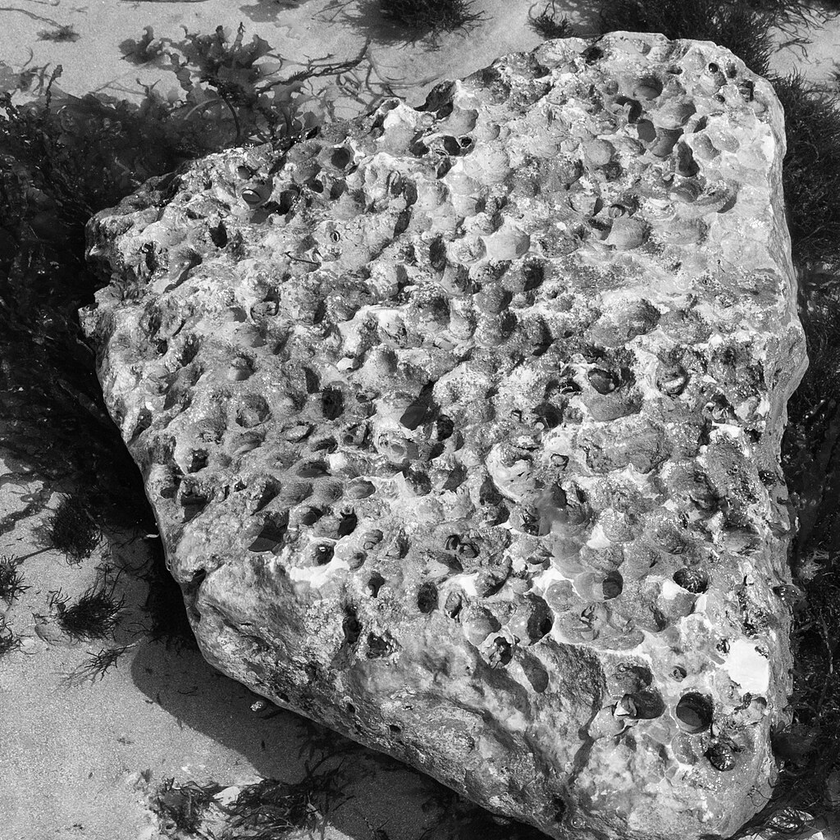
#> input picture Assignment 1/images/p2/cover_textured.png, 840 x 840 px, shrunk from 1024 x 1024 before the run, found by its file name; the run also reads 1 picture not shown here
$ python Q2.py
#> lines starting #> are read from the running program, lines starting #| are printed output that depends on the picture; after the words box and inside, x2 and y2 are one past the last pixel; in counts of white or black regions, pixels touching at a corner belong together; long printed decimals are rounded
"""
Q2 Complete — Bit-plane slicing and steganography.
Generates every figure and metric needed for the report.
"""

import numpy as np
import os
import matplotlib
matplotlib.use("Agg")
import matplotlib.pyplot as plt
from PIL import Image
import io

# ─────────────────────────────────────────────
# Output directory
# ─────────────────────────────────────────────
OUT = "q2_outputs"
os.makedirs(OUT, exist_ok=True)

def save(fig, name):
    fig.savefig(os.path.join(OUT, name), dpi=150, bbox_inches="tight")
    plt.close(fig)
    print(f"  saved {name}")


# ─────────────────────────────────────────────
# Core functions
# ─────────────────────────────────────────────

def bit_planes(img):
    """Return all 8 bit planes, index 0 = LSB, index 7 = MSB."""
    return np.array([(img >> i) & 1 for i in range(8)], dtype=np.uint8)


def reconstruct(planes, keep):
    """Rebuild from the top `keep` planes (MSB side)."""
    res = np.zeros_like(planes[0], dtype=np.uint8)
    for i in range(8 - keep, 8):
        res += planes[i] << i
    return res


def gray_encode(img):
    return np.bitwise_xor(img, img >> 1)


# [8 lines left out: function gray_decode, not called in this run]


def embed_lsb(cover, bits, plane=0):
    stego = cover.copy().flatten().astype(np.uint8)
    mask = np.uint8(255 - (1 << plane))
    n = len(bits)
    stego[:n] = (stego[:n] & mask) | (bits.astype(np.uint8) << plane)
    return stego.reshape(cover.shape)


def extract_lsb(stego, n, plane=0):
    return (stego.flatten()[:n] >> plane) & 1


def embed_robust(cover, bits, delta=2, block_size=32, **kw):
    """
    Embed by adding ±delta to every pixel in a 32×32 block.
    delta=2  →  MSE=4  →  PSNR ≈ 42.1 dB  (meets ≥ 40 dB requirement).
    Noise averaging over block_size² = 1024 pixels means σ_eff = σ/√1024,
    so the signal (delta=2) dominates noise even at σ=5  (σ_eff ≈ 0.156).
    """
    stego = cover.copy().astype(np.float64)
    cols_per_row = cover.shape[1] // block_size
    for i, bit in enumerate(bits):
        r = (i // cols_per_row) * block_size
        c = (i % cols_per_row) * block_size
        sign = 1 if bit == 1 else -1
        stego[r:r+block_size, c:c+block_size] += sign * delta
    return np.clip(stego, 0, 255).astype(np.uint8)


def extract_robust(stego, cover, n, block_size=32, **kw):
    """Cover-assisted decoder: compare block means to original."""
    bits = []
    cols_per_row = stego.shape[1] // block_size
    sf = stego.astype(np.float64)
    cf = cover.astype(np.float64)
    for i in range(n):
        r = (i // cols_per_row) * block_size
        c = (i % cols_per_row) * block_size
        diff = np.mean(sf[r:r+block_size, c:c+block_size] -
                       cf[r:r+block_size, c:c+block_size])
        bits.append(1 if diff > 0 else 0)
    return np.array(bits, dtype=np.uint8)


# ── supplied channel functions (do not modify) ──────────────────────────────

def degrade_gaussian(img, sigma, rng=None):
    rng = rng or np.random.default_rng(0)
    return np.clip(
        np.round(img.astype(np.float64) + rng.normal(0, sigma, img.shape)),
        0, 255).astype(np.uint8)


def degrade_jpeg(img, quality):
    buf = io.BytesIO()
    Image.fromarray(img).save(buf, format="JPEG", quality=quality)
    buf.seek(0)
    return np.asarray(Image.open(buf).convert("L"))


def ber(a, b):
    return float(np.mean(a != b))


def psnr(a, b, peak=255.0):
    mse = np.mean((a.astype(np.float64) - b.astype(np.float64)) ** 2)
    return float("inf") if mse == 0 else 10 * np.log10(peak * peak / mse)


# ─────────────────────────────────────────────
# Load images
# ─────────────────────────────────────────────
tex_path    = "Assignment 1/images/p2/cover_textured.png"
smooth_path = "Assignment 1/images/p2/cover_smooth.png"
stego_path  = "Assignment 1/images/p2/decode_me.png"

tex_cover    = np.array(Image.open(tex_path).convert("L"))
#> tex_cover is the input picture: shape (840, 840); min 0, max 255, mean 120.8
smooth_cover = np.array(Image.open(smooth_path).convert("L"))
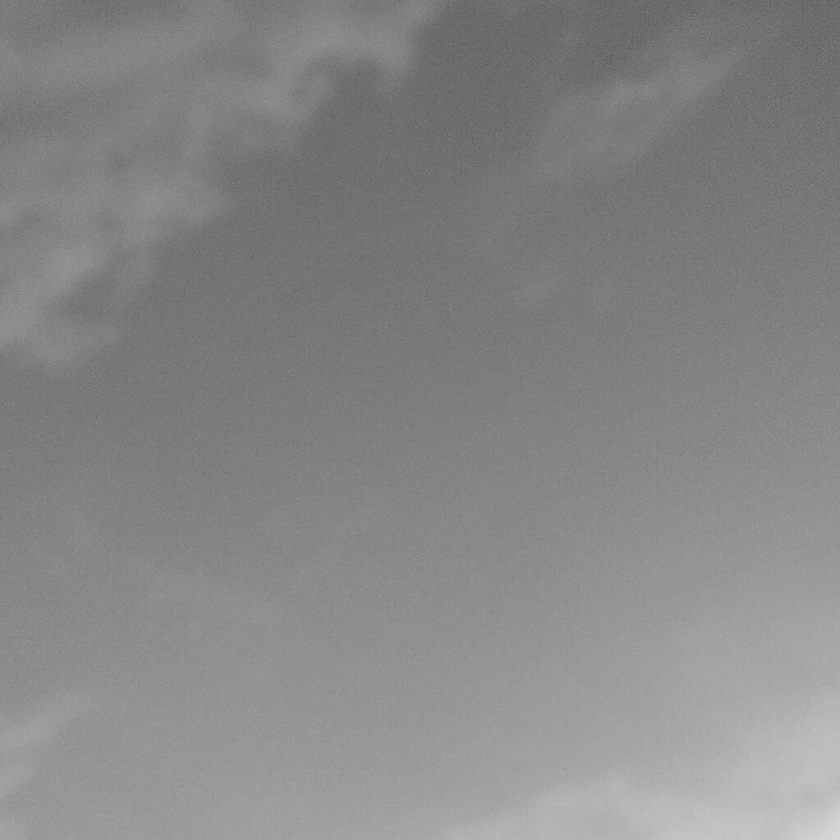
#> input picture Assignment 1/images/p2/cover_smooth.png, 840 x 840 px, shrunk from 1024 x 1024 before the run, found by its file name
#> smooth_cover is the input picture: shape (840, 840); min 88, max 218, mean 134.5
stego_img    = np.array(Image.open(stego_path).convert("L"))

print("Images loaded:", tex_cover.shape, smooth_cover.shape, stego_img.shape)
#| Images loaded: (840, 840) (840, 840) (840, 840)

# ═══════════════════════════════════════════════════════════════════
# 2.1  Decomposition
# ═══════════════════════════════════════════════════════════════════
print("\n─── 2.1 Decomposition ───")

# ── (A) Eight bit-plane display ─────────────────────────────────────
planes = bit_planes(tex_cover)

fig, axes = plt.subplots(2, 4, figsize=(14, 7))
fig.suptitle("Bit planes of textured cover  (0 = LSB, 7 = MSB)", fontsize=13)
for i in range(8):
    ax = axes[i // 4, i % 4]
    ax.imshow(planes[i], cmap="gray", vmin=0, vmax=1)
    ax.set_title(f"Plane {i}", fontsize=10)
    ax.axis("off")
plt.tight_layout()
save(fig, "2_1_A_bit_planes.png")

# ── (B) PSNR vs number of top planes ────────────────────────────────
psnrs = []
ns = list(range(1, 9))
print("\nPSNR — top n planes:")
for n in ns:
    rebuilt = reconstruct(planes, n)
    p = psnr(tex_cover, rebuilt)
    psnrs.append(p if np.isfinite(p) else 100.0)
    tag = f"{p:.2f} dB" if np.isfinite(p) else "∞ (perfect)"
    print(f"  n={n}: {tag}")
#> this loop made 8 passes
#> (mse in psnr, p, tag) on passes 1 to 8: (4162.9, 11.94, '11.94 dB'), (1327.4, 16.9, '16.90 dB'), (327.6, 22.98, '22.98 dB'), (77.87, 29.22, '29.22 dB'), (17.54, 35.69, '35.69 dB'), (3.5, 42.69, '42.69 dB'), (0.499, 51.15, '51.15 dB'), (0, inf, '∞ (perfect)')
#> (printed output is left out)
#> pass 1, `rebuilt = reconstruct(planes, n)`:
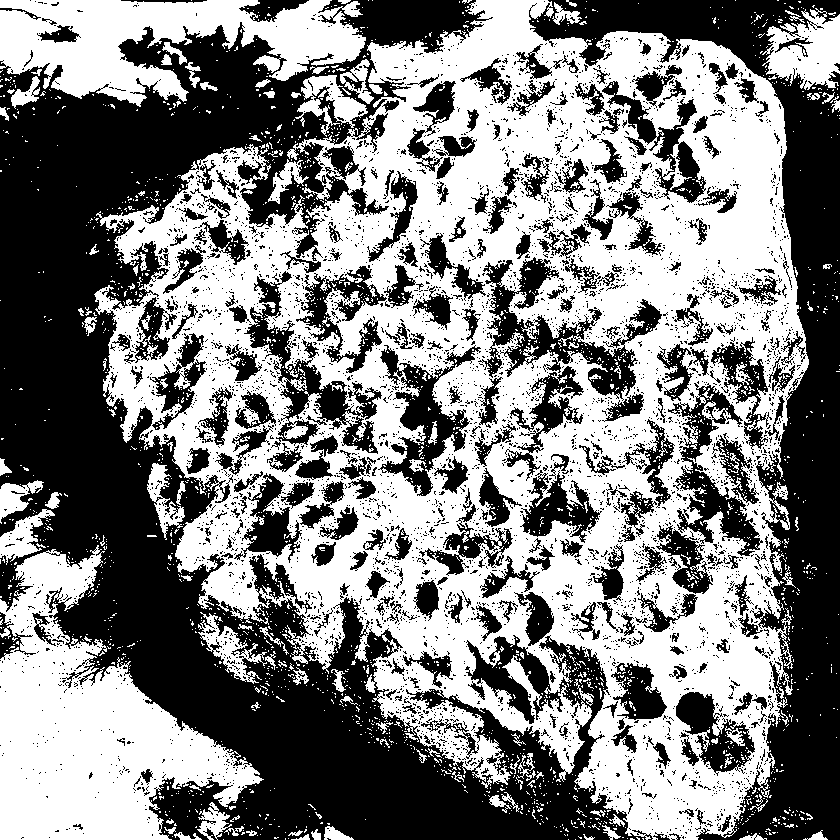
#> rebuilt: shape (840, 840); values 0 (black) and 128 (white), 51.1% white; 4647 black regions (4341 under 20 px), largest, box (x1, y1, x2, y2) and area: (0, 0, 653, 840) 173882, (529, 0, 840, 840) 55951, (478, 257, 662, 401) 7338
#> after the loop, psnrs = [11.94, 16.9, 22.98, 29.22, 35.69, 42.69, 51.15, 100]

# Measure per-plane gain
gains = np.diff(psnrs)
#> gains = [4.96, 6.08, 6.24, 6.47, 7, 8.46, 48.85]
print(f"\nPer-plane PSNR gain (dB): {gains}")
#| Per-plane PSNR gain (dB): [ 4.964  6.077  6.240  6.473  6.997  8.461
#|  48.851]
print(f"Mean gain: {gains.mean():.2f} dB  (≈ 6.02 dB ≈ 20·log10(2), one bit of dynamic range)")
#| Mean gain: 12.58 dB  (≈ 6.02 dB ≈ 20·log10(2), one bit of dynamic range)

fig, ax = plt.subplots(figsize=(7, 4))
ax.plot(ns, psnrs, marker="o", color="steelblue", linewidth=2)
for n, p in zip(ns, psnrs):
    label = "∞" if p == 100.0 else f"{p:.1f}"
    ax.annotate(label, (n, p), textcoords="offset points", xytext=(4, 4), fontsize=8)
#> this loop made 8 passes
#> (p, label) on passes 1 to 8: (11.94, '11.9'), (16.9, '16.9'), (22.98, '23.0'), (29.22, '29.2'), (35.69, '35.7'), (42.69, '42.7'), (51.15, '51.1'), (100, '∞')
ax.set_xlabel("Number of top planes kept (n)")
ax.set_ylabel("PSNR (dB)")
ax.set_title("Reconstruction PSNR vs top-n planes")
ax.set_xticks(ns)
ax.grid(True, alpha=0.4)
plt.tight_layout()
save(fig, "2_1_B_psnr_vs_n.png")

# ── (C) Ramp vs Gray-coded ramp bit planes ──────────────────────────
ramp      = np.tile(np.arange(256, dtype=np.uint8), (256, 1))
gray_ramp = gray_encode(ramp)

ramp_planes = bit_planes(ramp)
gray_planes = bit_planes(gray_ramp)

fig, axes = plt.subplots(2, 8, figsize=(20, 5))
fig.suptitle("Ramp bit planes — Binary (top) vs Gray code (bottom)", fontsize=12)
for i in range(8):
    axes[0, i].imshow(ramp_planes[i], cmap="gray", aspect="auto", vmin=0, vmax=1)
    axes[0, i].set_title(f"P{i}", fontsize=9)
    axes[0, i].axis("off")
    axes[1, i].imshow(gray_planes[i], cmap="gray", aspect="auto", vmin=0, vmax=1)
    axes[1, i].set_title(f"P{i}", fontsize=9)
    axes[1, i].axis("off")
axes[0, 0].set_ylabel("Binary", fontsize=10, visible=True)
axes[1, 0].set_ylabel("Gray", fontsize=10, visible=True)
plt.tight_layout()
save(fig, "2_1_C_ramp_vs_gray.png")

# Side-by-side of low planes only (most informative for report)
fig, axes = plt.subplots(2, 4, figsize=(12, 6))
fig.suptitle("Low bit planes 0–3: Binary ramp (top) vs Gray ramp (bottom)", fontsize=12)
for i in range(4):
    axes[0, i].imshow(ramp_planes[i], cmap="gray", aspect="auto", vmin=0, vmax=1)
    axes[0, i].set_title(f"Plane {i}")
    axes[0, i].axis("off")
    axes[1, i].imshow(gray_planes[i], cmap="gray", aspect="auto", vmin=0, vmax=1)
    axes[1, i].set_title(f"Plane {i}")
    axes[1, i].axis("off")
axes[0, 0].set_ylabel("Binary", fontsize=11)
axes[1, 0].set_ylabel("Gray", fontsize=11)
plt.tight_layout()
save(fig, "2_1_C_low_planes_detail.png")
#> call 4 of save, with name = '2_1_C_low_planes_detail.png'
#> in save (call 4), `fig.savefig(os.path.join(OUT, name), dpi=150, bbox_inches="tight")`:
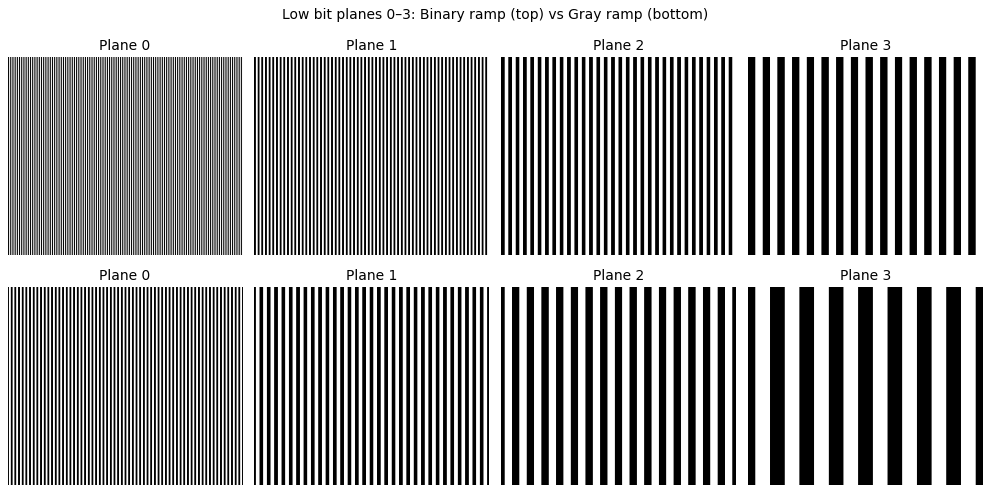
#> figure drawn by matplotlib, 8 panels

print("\n2.1 done.")

# ═══════════════════════════════════════════════════════════════════
# 2.2  Hide and recover a payload
# ═══════════════════════════════════════════════════════════════════
print("\n─── 2.2 Hide and recover ───")

# ── (A) Decode the stego image ──────────────────────────────────────
header = extract_lsb(stego_img, 24)
#> header = 24 values, max 1 at index 0, min 0 at index 2, mean 0.375

sync     = header[0:8]
#> sync = [1, 1, 0, 0, 1, 0, 0, 0]
h_bits   = header[8:16]
#> h_bits = [1, 1, 0, 0, 0, 1, 0, 0]
w_bits   = header[16:24]
#> w_bits = [0, 1, 1, 0, 0, 0, 0, 1]

payload_h = int("".join(str(b) for b in h_bits), 2)
payload_w = int("".join(str(b) for b in w_bits), 2)

print(f"Sync marker  : {sync}  (expected 10101010)")
#| Sync marker  : [1 1 0 0 1 0 0 0]  (expected 10101010)
print(f"Payload size : {payload_h} × {payload_w} pixels")
#| Payload size : 196 × 97 pixels

total_bits  = 24 + payload_h * payload_w
#> total_bits = 19036
all_bits    = extract_lsb(stego_img, total_bits)
#> all_bits = 19036 values, max 1 at index 0, min 0 at index 2, mean 0.5
payload_bits = all_bits[24:]
#> payload_bits = 19012 values, max 1 at index 0, min 0 at index 1, mean 0.5
payload_img  = (payload_bits.reshape((payload_h, payload_w)) * 255).astype(np.uint8)
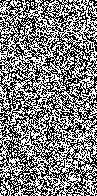
#> payload_img: shape (196, 97); 50% white; black in thin lines or dots

Image.fromarray(payload_img).save(os.path.join(OUT, "2_2_A_recovered_payload.png"))
print("  saved 2_2_A_recovered_payload.png")

fig, ax = plt.subplots(figsize=(5, 5))
ax.imshow(payload_img, cmap="gray")
ax.set_title(f"Recovered payload  ({payload_h}×{payload_w})")
ax.axis("off")
plt.tight_layout()
save(fig, "2_2_A_recovered_payload_display.png")

# ── (B) PSNR and difference map ─────────────────────────────────────
stego_psnr_val = psnr(tex_cover, stego_img)
#> stego_psnr_val = 74.59
print(f"\nPSNR(tex_cover, stego_img) = {stego_psnr_val:.2f} dB")
#| PSNR(tex_cover, stego_img) = 74.59 dB
print("  Invisible to the naked eye (PSNR > 50 dB is imperceptible).")

diff_raw = np.abs(tex_cover.astype(int) - stego_img.astype(int))
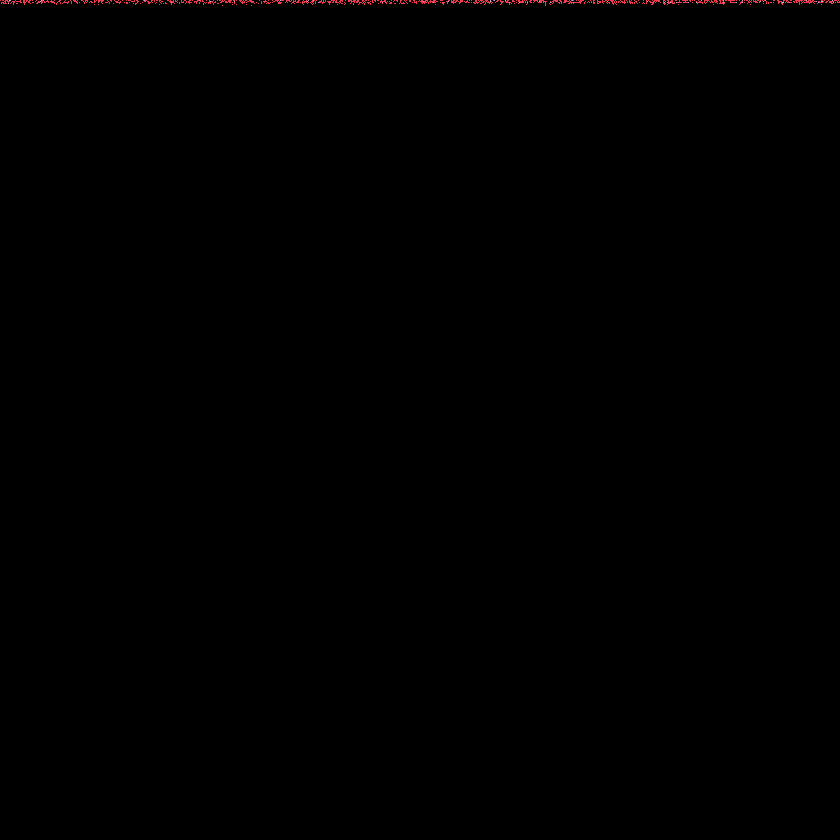
#> diff_raw: shape (840, 840) int64; 3 distinct labels, from 0 to 2; one colour per label, 0 black
diff_map = (diff_raw * 255).astype(np.uint8)          # 0 or 255 (only ±1 changes)

changed_pixels = int(np.sum(diff_raw > 0))
#> changed_pixels = 1419
total_pixels   = tex_cover.size
print(f"  Changed pixels: {changed_pixels:,} / {total_pixels:,}  "
      f"({100*changed_pixels/total_pixels:.2f}%)")
#|   Changed pixels: 1,419 / 705,600  (0.20%)

fig, axes = plt.subplots(1, 3, figsize=(14, 5))
fig.suptitle("2.2 — Stego analysis", fontsize=13)
axes[0].imshow(tex_cover, cmap="gray"); axes[0].set_title("Clean cover"); axes[0].axis("off")
axes[1].imshow(stego_img, cmap="gray"); axes[1].set_title(f"Stego  (PSNR {stego_psnr_val:.1f} dB)"); axes[1].axis("off")
axes[2].imshow(diff_map,  cmap="hot");  axes[2].set_title("Difference map (×255)"); axes[2].axis("off")
plt.tight_layout()
save(fig, "2_2_B_psnr_and_diff_map.png")

Image.fromarray(diff_map).save(os.path.join(OUT, "2_2_B_difference_map.png"))
print("  saved 2_2_B_difference_map.png")

# ── (C) Textured vs Smooth hiding quality ───────────────────────────
#
# The spec says PSNR alone is not sufficient — add local variance and
# LSB-plane entropy comparisons.

np.random.seed(42)
dummy_payload = np.random.randint(0, 2, 256 * 256, dtype=np.uint8)

tex_stego    = embed_lsb(tex_cover,    dummy_payload)
#> in embed_lsb, `mask = np.uint8(255 - (1 << plane))`: mask = 254
#> in embed_lsb, `n = len(bits)`: n = 65536
smooth_stego = embed_lsb(smooth_cover, dummy_payload)

psnr_tex    = psnr(tex_cover,    tex_stego)
#> psnr_tex = 61.45
psnr_smooth = psnr(smooth_cover, smooth_stego)
#> psnr_smooth = 61.49

# Local 8×8 block variance — measures how "textured" the cover is
def local_variance_map(img, blk=8):
#> called with blk = 8
    H, W = img.shape
    vm = np.zeros((H // blk, W // blk))
#> vm: shape (105, 105) float64; every value is 0
    for i in range(H // blk):
        for j in range(W // blk):
            vm[i, j] = np.var(img[i*blk:(i+1)*blk, j*blk:(j+1)*blk].astype(float))
    return vm

var_tex    = local_variance_map(tex_cover)
var_smooth = local_variance_map(smooth_cover)
#> call 2 of local_variance_map, with blk = 8
#> after the loop in local_variance_map (call 2), `for i in range(H // blk):`:
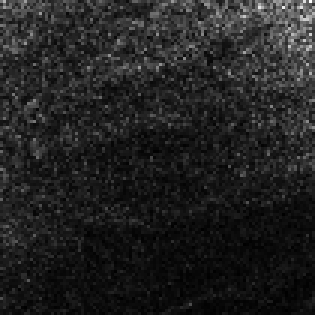
#> vm: shape (105, 105) float64 (shown 3 times larger); min 0.726, max 43.31, mean 6.4; drawn with min black and max white

# LSB entropy (before and after)
def lsb_entropy(img):
    lsb = img.flatten() & 1
    p1  = lsb.mean()
#> p1 = 0.499
    p0  = 1 - p1
#> p0 = 0.501
    if p0 == 0 or p1 == 0:
        return 0.0
    return -(p0 * np.log2(p0) + p1 * np.log2(p1))

print(f"\nLSB entropy — textured cover  : {lsb_entropy(tex_cover):.4f} bits")
#| LSB entropy — textured cover  : 1.0000 bits
print(f"LSB entropy — smooth cover    : {lsb_entropy(smooth_cover):.4f} bits")
#| LSB entropy — smooth cover    : 1.0000 bits
print(f"LSB entropy — textured stego  : {lsb_entropy(tex_stego):.4f} bits")
#| LSB entropy — textured stego  : 1.0000 bits
print(f"LSB entropy — smooth stego    : {lsb_entropy(smooth_stego):.4f} bits")
#| LSB entropy — smooth stego    : 1.0000 bits
print(f"\nPSNR textured stego : {psnr_tex:.2f} dB")
#| PSNR textured stego : 61.45 dB
print(f"PSNR smooth stego   : {psnr_smooth:.2f} dB")
#| PSNR smooth stego   : 61.49 dB
print(f"Mean local var — textured : {var_tex.mean():.1f}")
#| Mean local var — textured : 1022.0
print(f"Mean local var — smooth   : {var_smooth.mean():.1f}")
#| Mean local var — smooth   : 6.4

# Visual evidence panel
fig, axes = plt.subplots(2, 3, figsize=(15, 10))
fig.suptitle("Textured vs Smooth as hiding place", fontsize=13)

axes[0, 0].imshow(tex_cover,  cmap="gray"); axes[0, 0].set_title("Textured cover"); axes[0, 0].axis("off")
axes[0, 1].imshow(tex_stego,  cmap="gray"); axes[0, 1].set_title(f"Textured stego (PSNR {psnr_tex:.1f} dB)"); axes[0, 1].axis("off")
im0 = axes[0, 2].imshow(var_tex,  cmap="inferno"); axes[0, 2].set_title("Local variance (textured)"); axes[0, 2].axis("off")
plt.colorbar(im0, ax=axes[0, 2], fraction=0.046)

axes[1, 0].imshow(smooth_cover, cmap="gray"); axes[1, 0].set_title("Smooth cover"); axes[1, 0].axis("off")
axes[1, 1].imshow(smooth_stego, cmap="gray"); axes[1, 1].set_title(f"Smooth stego (PSNR {psnr_smooth:.1f} dB)"); axes[1, 1].axis("off")
im1 = axes[1, 2].imshow(var_smooth, cmap="inferno"); axes[1, 2].set_title("Local variance (smooth)"); axes[1, 2].axis("off")
plt.colorbar(im1, ax=axes[1, 2], fraction=0.046)

plt.tight_layout()
save(fig, "2_2_C_textured_vs_smooth.png")

# LSB-plane visualisation — shows structure introduced in smooth image
lsb_tex_before    = tex_cover & 1
#> lsb_tex_before: shape (840, 840); values 0 (black) and 1 (white), 49.9% white in thin lines or dots
lsb_smooth_before = smooth_cover & 1
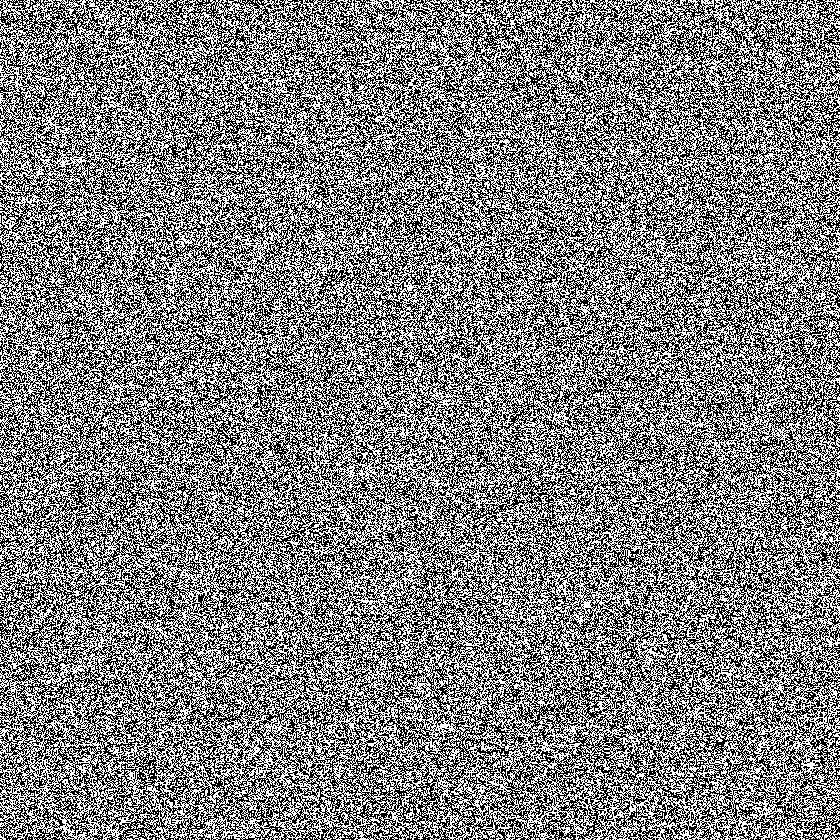
#> lsb_smooth_before: shape (840, 840); values 0 (black) and 1 (white), 50% white; black in thin lines or dots
lsb_tex_after     = tex_stego & 1
lsb_smooth_after  = smooth_stego & 1
#> (the rest of the program and of its run is left out)
